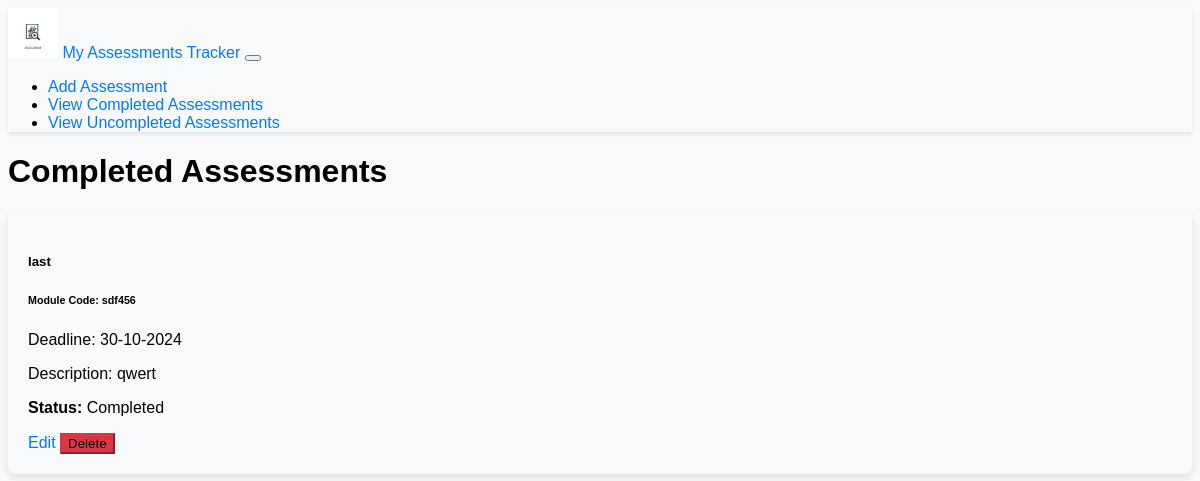
Page /view_completed on the earlier database version.
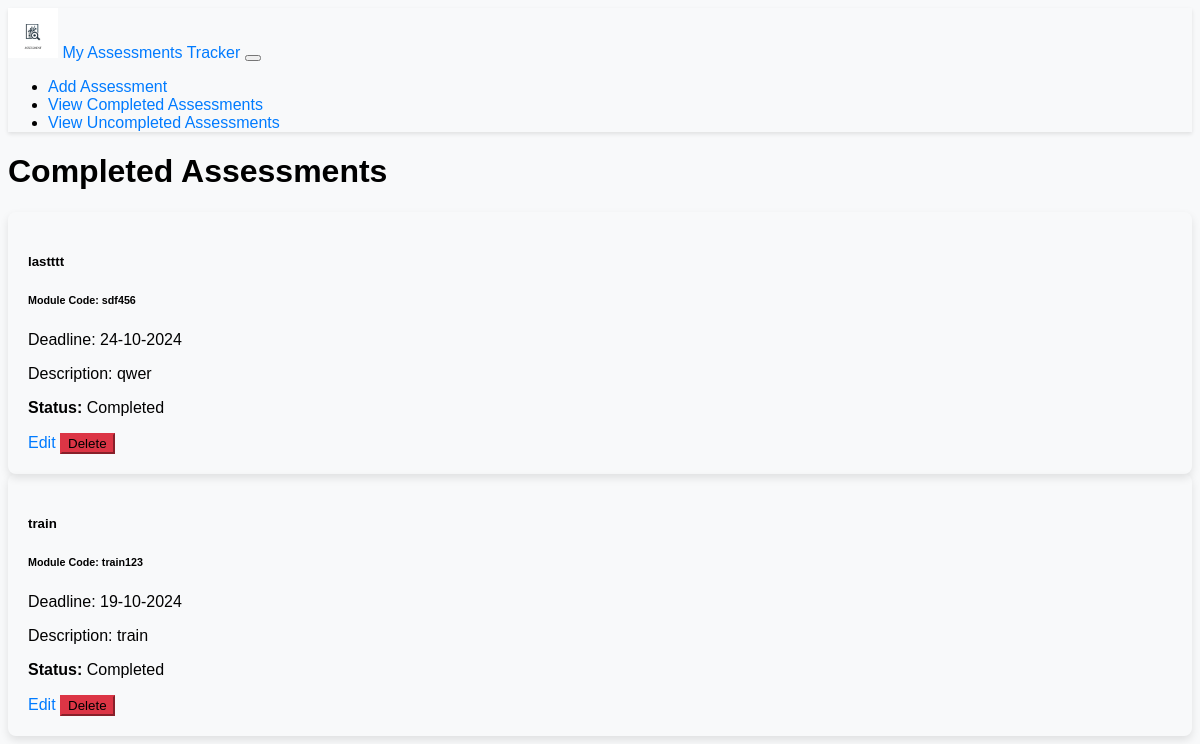
Same page on the later database version.
### app/models.py (models this page shows)
class Assessment(db.Model):
    id = db.Column(db.Integer, primary_key=True)
    title = db.Column(db.String(100), nullable=False)
    module_code = db.Column(db.String(20), nullable=False)
    deadline_date = db.Column(db.DateTime, nullable=False)
    description = db.Column(db.Text, nullable=False)
    is_complete = db.Column(db.Boolean, default=False)

### app/views.py (the view)
@app.route('/view_completed')
def view_completed():
    completed_assessments = Assessment.query.filter_by(is_complete=True).all()
    return render_template('view_completed.html', title='Completed Assessments', assessments=completed_assessments)

### app/templates/view_completed.html
{% extends "base.html" %}
{% block content %}
  <h1>Completed Assessments</h1>
  <div class="assessment-list">
    {% if assessments %}
      <div class="row">
        {% for assessment in assessments %}
          <div class="col-md-6 mb-4">
            <div class="card">
              <div class="card-body">
                <h5 class="card-title">{{ assessment.title }}</h5>
                <h6 class="card-subtitle mb-2 text-muted">Module Code: {{ assessment.module_code }}</h6>
                <p class="card-text">Deadline: {{ assessment.deadline_date.strftime('%d-%m-%Y') }}</p>
                <p class="card-text">Description: {{ assessment.description }}</p>
                <p class="card-text"><strong>Status:</strong> Completed</p>
                <a href="{{ url_for('edit_assessment', assessment_id=assessment.id, next=request.endpoint) }}" class="btn btn-secondary btn-sm mr-2">Edit</a>
                <form action="{{ url_for('delete_assessment', assessment_id=assessment.id) }}" method="post" style="display:inline;">
                  <button type="submit" class="btn btn-danger btn-sm">Delete</button>
                </form>
              </div>
            </div>
          </div>
        {% endfor %}
      </div>
    {% else %}
      <div class="alert alert-info">
        <p>All assessments are currently incomplete.</p>
        <a href="{{ url_for('view_uncompleted') }}" class="btn btn-primary">View Uncompleted Assessments</a>
      </div>
    {% endif %}
  </div>
{% endblock %}

Differences in the rows shown:
changed Assessment "sdf456": title "last" → "lastttt"; deadline_date "30-10-2024" → "24-10-2024"; description "qwert" → "qwer"
added Assessment: title "train", module_code "train123", deadline_date "19-10-2024", description "train"
